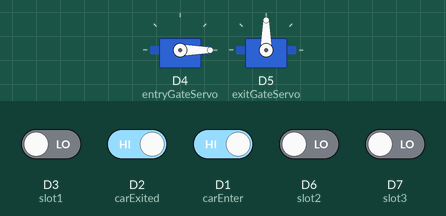
The sketch below on a simulated ESP8266 (NodeMCU). Parts: 2 × servo. The inputs (shaded band) are chosen by the test bench; at power-on: D1 (carEnter), D2 (carExited) HIGH, D3 (slot1), D6 (slot2), D7 (slot3) LOW. WiFi joins after 1.5 s; servers stay silent unless stated; network time is answered at once with the bench clock; uploads are accepted with an empty reply; the local clock reads 2024-03-15 10:24:30 at power-on unless the sketch sets it; what the sketch prints to the serial monitor is not drawn.

Above: at 3.7 s.
3.8 s: D3 (slot1) driven HIGH and D2 (carExited) driven LOW
6.8 s: D2 (carExited) driven HIGH
At 7.4 s:
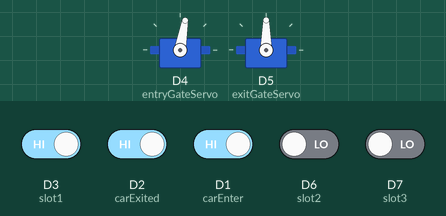
9.1 s: D2 (carExited) driven LOW and D1 (carEnter) driven LOW
At 13.3 s:
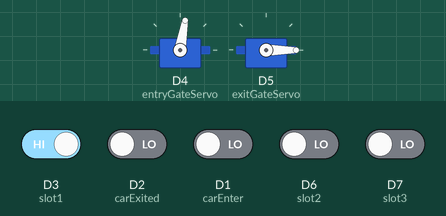
Timing chart, 0 to 17.3 s (numbered marks = the images above; inputs shaded):
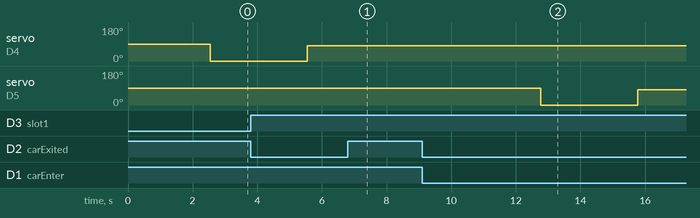

Measured:
- after the input at 6.8 s, servo on D5 (exitGateServo): stays 90° (without the input it goes to 0° after 0.31 s)
- after the input at 9.1 s, servo on D5 (exitGateServo): 90° → 0° after 3.7 s, → 80° 3.0 s later

The sketch:

smart_parking.ino
```cpp
#include <ESP8266WiFi.h>
#include <Servo.h>
#include <NTPClient.h>
#include <WiFiUdp.h>
#include "ThingSpeak.h"
#include <WiFiClientSecure.h>

// ------------------- Wi-Fi Credentials -------------------
const char *ssid = "WORKSPACE-2 2.4";
const char *password = "Admin.Tumkur@06";

// ------------------- ThingSpeak Credentials -------------------
unsigned long channelID = 3044249;
const char *writeAPIKey = "2Y68FBJNM6L6CY44";
WiFiClient client;

// ------------------- Firebase Credentials -------------------
const char* firebaseHost = "iot-based-smart-parkinge-d8e29-default-rtdb.firebaseio.com";
const char* firebaseAuth = "AIzaSyD-5gogb-3zoM7CgJTBl8IoXuPaoURYR8M";
const int firebasePort = 443;

// ------------------- NTP Client -------------------
WiFiUDP ntpUDP;
NTPClient timeClient(ntpUDP, "pool.ntp.org", 19800, 60000);

// ------------------- Servo Motors -------------------
Servo entryGateServo;
Servo exitGateServo;

// ------------------- Sensor Pins -------------------
int carEnter = 5;    // Entry sensor
int carExited = 4;   // Exit sensor
int slot3 = 13;      // Slot 3
int slot2 = 12;      // Slot 2
int slot1 = 0;       // Slot 1

// ------------------- Variables -------------------
int count = 0;
int CLOSE_ANGLE = 80;
int OPEN_ANGLE = 0;

String EntryTimeSlot1, ExitTimeSlot1, EntryTimeSlot2, ExitTimeSlot2, EntryTimeSlot3, ExitTimeSlot3;
boolean s1_occupied = false;
boolean s2_occupied = false;
boolean s3_occupied = false;

bool carEntryFlag = false;
int lastCarEnterState = -1;

// ------------------- Wi-Fi Setup -------------------
void setup_wifi() {
  delay(10);
  Serial.println();
  Serial.print("Connecting to ");
  Serial.println(ssid);
  WiFi.begin(ssid, password);
  while (WiFi.status() != WL_CONNECTED) {
    delay(500);
    Serial.print(".");
  }
  Serial.println("\nWiFi connected");
  Serial.print("IP Address: ");
  Serial.println(WiFi.localIP());
}

// ------------------- Firebase Send Function -------------------
void sendToFirebase(String path, String value) {
  WiFiClientSecure firebaseClient;
  firebaseClient.setInsecure();  // Not secure for production

  String url = path + ".json?auth=" + String(firebaseAuth);
  String jsonData = "\"" + value + "\"";

  if (firebaseClient.connect(firebaseHost, firebasePort)) {
    firebaseClient.print(String("PUT ") + url + " HTTP/1.1\r\n" +
                         "Host: " + firebaseHost + "\r\n" +
                         "Content-Type: application/json\r\n" +
                         "Content-Length: " + jsonData.length() + "\r\n\r\n" +
                         jsonData);

    Serial.println("Data sent to Firebase: " + path + " = " + value);

    unsigned long timeout = millis();
    while (firebaseClient.available() == 0) {
      if (millis() - timeout > 5000) {
        Serial.println("Firebase Timeout");
        firebaseClient.stop();
        return;
      }
    }
    while (firebaseClient.available()) {
      String line = firebaseClient.readStringUntil('\r');
    }
    firebaseClient.stop();
  } else {
    Serial.println("Firebase Connection Failed");
  }
}

// ------------------- Setup -------------------
void setup() {
  delay(1000);
  Serial.begin(115200);

  entryGateServo.attach(D4);
  exitGateServo.attach(D5);

  pinMode(carEnter, INPUT);
  pinMode(carExited, INPUT);
  pinMode(slot1, INPUT);
  pinMode(slot2, INPUT);
  pinMode(slot3, INPUT);

  setup_wifi();

  ThingSpeak.begin(client);
  timeClient.begin();
}

// ------------------- Loop -------------------
void loop() {
  timeClient.update();
  String currentTime = String(timeClient.getHours()) + ":" + String(timeClient.getMinutes());

  int currentCarEnterState = digitalRead(carEnter);
  if (currentCarEnterState != lastCarEnterState) {
    Serial.print("carEnter Sensor Value: ");
    Serial.println(currentCarEnterState);
    lastCarEnterState = currentCarEnterState;
  }

  // Entry Detection
  if (currentCarEnterState == HIGH && !carEntryFlag) {
    Serial.println("Car Detected at Entry");
    entryGateServo.write(OPEN_ANGLE);
    delay(3000);
    entryGateServo.write(CLOSE_ANGLE);
    count++;
    updateThingSpeak();
    carEntryFlag = true;
  }
  if (currentCarEnterState == LOW) carEntryFlag = false;

  // Exit Detection
  if (digitalRead(carExited) == LOW) {
    Serial.println("Car Detected at Exit");
    exitGateServo.write(OPEN_ANGLE);
    delay(3000);
    exitGateServo.write(CLOSE_ANGLE);
    while (digitalRead(carExited) == LOW);
    count--;
    updateThingSpeak();
  }

  // Slot Monitoring
  checkSlotOccupancy(slot1, s1_occupied, 2, 3, "Slot1", EntryTimeSlot1, ExitTimeSlot1, currentTime);
  checkSlotOccupancy(slot2, s2_occupied, 4, 5, "Slot2", EntryTimeSlot2, ExitTimeSlot2, currentTime);
  checkSlotOccupancy(slot3, s3_occupied, 6, 7, "Slot3", EntryTimeSlot3, ExitTimeSlot3, currentTime);
}

// ------------------- ThingSpeak Update -------------------
void updateThingSpeak() {
  ThingSpeak.setField(1, count);
  ThingSpeak.writeFields(channelID, writeAPIKey);

  // Firebase Update
  sendToFirebase("/carCount", String(count));
}

// ------------------- Slot Occupancy Function -------------------
void checkSlotOccupancy(int slotPin, boolean &slotOccupied, int entryField, int exitField,
                        String slotName, String &entryTime, String &exitTime, String currentTime) {
  int sensorState = digitalRead(slotPin);

  if (sensorState == LOW && !slotOccupied) { // Slot now occupied
    Serial.println(slotName + " Occupied at " + currentTime);
    entryTime = currentTime;
    slotOccupied = true;

    ThingSpeak.setField(entryField, entryTime);
    ThingSpeak.writeFields(channelID, writeAPIKey);

    sendToFirebase("/" + slotName + "/entryTime", entryTime);
    sendToFirebase("/" + slotName + "/occupied", "true");

  } else if (sensorState == HIGH && slotOccupied) { // Slot now free
    Serial.println(slotName + " Available at " + currentTime);
    exitTime = currentTime;
    slotOccupied = false;

    ThingSpeak.setField(exitField, exitTime);
    ThingSpeak.writeFields(channelID, writeAPIKey);

    sendToFirebase("/" + slotName + "/exitTime", exitTime);
    sendToFirebase("/" + slotName + "/occupied", "false");
  }
}
```
